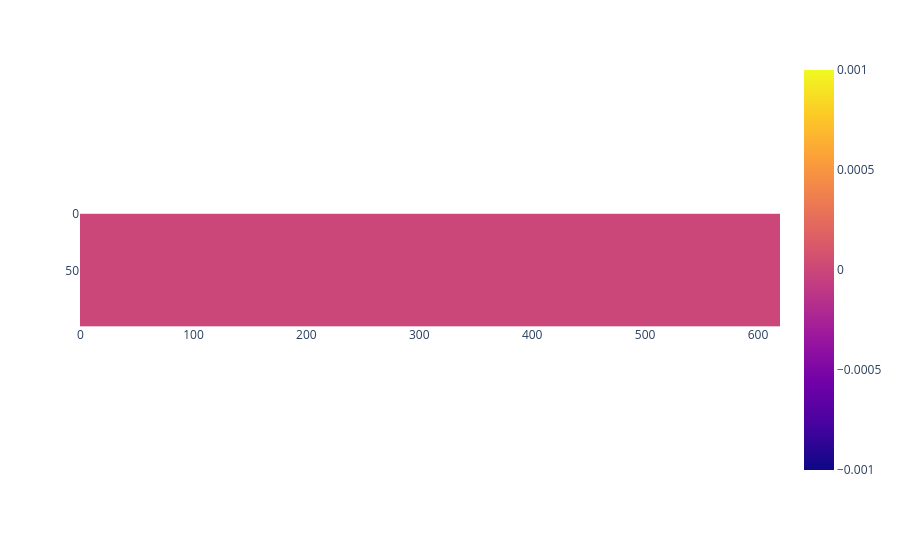

Here is the notebook cell this chart was saved with:
### Code cell
import plotly.express as px

summed = np.nansum(seer_all, axis=0)

fig = px.imshow(mean_img, zmin=-1E-3, zmax=1E-3)
fig.show()

### Figure 1 — Plotly figure (JSON) as saved in the notebook; plotly's stock layout.template omitted (floating-point values rounded to 4 significant figures; data arrays with more than 128 entries replaced by an {"elided": "..."} marker saying what was removed)
{"data": [{"coloraxis": "coloraxis", "hovertemplate": "x: %{x}<br>y: %{y}<br>color: %{z}<extra></extra>", "name": "0", "type": "heatmap", "xaxis": "x", "yaxis": "y", "z": {"elided": "100x620 float values"}}], "layout": {"coloraxis": {"cmax": 0.001, "cmin": -0.001, "colorscale": [[0, "#0d0887"], [0.1111, "#46039f"], [0.2222, "#7201a8"], [0.3333, "#9c179e"], [0.4444, "#bd3786"], [0.5556, "#d8576b"], [0.6667, "#ed7953"], [0.7778, "#fb9f3a"], [0.8889, "#fdca26"], [1, "#f0f921"]]}, "margin": {"t": 60}, "xaxis": {"anchor": "y", "constrain": "domain", "domain": [0, 1], "scaleanchor": "y"}, "yaxis": {"anchor": "x", "autorange": "reversed", "constrain": "domain", "domain": [0, 1]}}}
